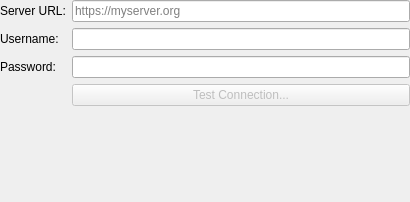
<?xml version="1.0" encoding="UTF-8"?>
<ui version="4.0">
 <class>ConfigWidget</class>
 <widget class="QWidget" name="ConfigWidget">
  <property name="geometry">
   <rect>
    <x>0</x>
    <y>0</y>
    <width>410</width>
    <height>202</height>
   </rect>
  </property>
  <layout class="QFormLayout" name="verticalLayout">
   <property name="leftMargin">
    <number>0</number>
   </property>
   <property name="topMargin">
    <number>0</number>
   </property>
   <property name="rightMargin">
    <number>0</number>
   </property>
   <property name="bottomMargin">
    <number>0</number>
   </property>
   <item row="0" column="0">
    <widget class="QLabel" name="label_BaseUrl">
     <property name="text">
      <string>Server URL:</string>
     </property>
     <property name="buddy">
      <cstring>kcfg_BaseUrl</cstring>
     </property>
    </widget>
   </item>
   <item row="0" column="1">
    <widget class="QLineEdit" name="kcfg_BaseUrl">
     <property name="toolTip">
      <string>The URL of the Open-Xchange server, should be something like https://myserver.org/</string>
     </property>
     <property name="whatsThis">
      <string>The URL of the Open-Xchange server, should be something like https://myserver.org/</string>
     </property>
     <property name="placeholderText">
      <string notr="true">https://myserver.org</string>
     </property>
    </widget>
   </item>
   <item row="1" column="0">
    <widget class="QLabel" name="label_Username">
     <property name="text">
      <string>Username:</string>
     </property>
     <property name="buddy">
      <cstring>kcfg_Username</cstring>
     </property>
    </widget>
   </item>
   <item row="1" column="1">
    <widget class="QLineEdit" name="kcfg_Username">
     <property name="toolTip">
      <string>The username that is used to log into the Open-Xchange server</string>
     </property>
     <property name="whatsThis">
      <string>The username that is used to log into the Open-Xchange server</string>
     </property>
    </widget>
   </item>
   <item row="2" column="0">
    <widget class="QLabel" name="label_Password">
     <property name="text">
      <string>Password:</string>
     </property>
     <property name="buddy">
      <cstring>kcfg_Password</cstring>
     </property>
    </widget>
   </item>
   <item row="2" column="1">
    <widget class="QLineEdit" name="kcfg_Password">
     <property name="toolTip">
      <string>The password that is used to log into the Open-Xchange server</string>
     </property>
     <property name="whatsThis">
      <string>The password that is used to log into the Open-Xchange server</string>
     </property>
     <property name="echoMode">
      <enum>QLineEdit::Password</enum>
     </property>
    </widget>
   </item>
   <item row="3" column="1">
    <widget class="QPushButton" name="checkConnectionButton">
     <property name="enabled">
      <bool>false</bool>
     </property>
     <property name="text">
      <string>Test Connection...</string>
     </property>
    </widget>
   </item>
  </layout>
 </widget>
 <resources/>
 <connections/>
</ui>
